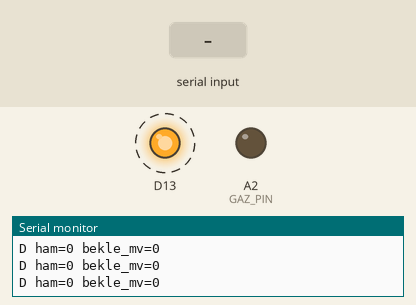
Simulated run of this program. Board: STM32 Nucleo. Shown: output pins drawn as LEDs (lit = HIGH), the last lines printed to the serial monitor. Dashed ring = blinking. The inputs (shaded band) are chosen by the test bench.

Above: at 1.2 s.
1.3 s: "r90\n" received over Serial
At 2.4 s:
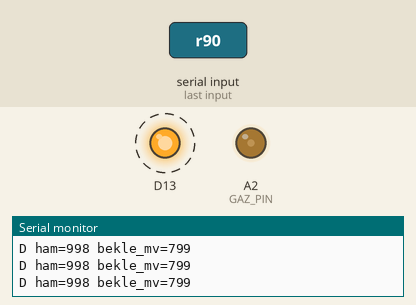
4.3 s: "d90\n" received over Serial
At 5.25 s:
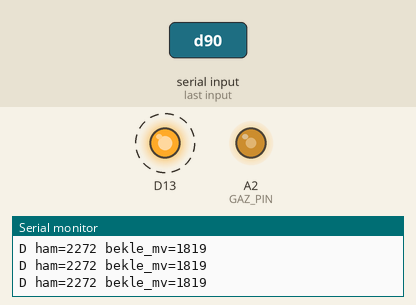
7.3 s: "t90\n" received over Serial
At 8.25 s:
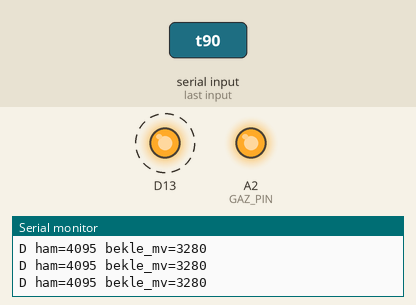
10.3 s: "r:45\n" received over Serial
At 10.75 s:
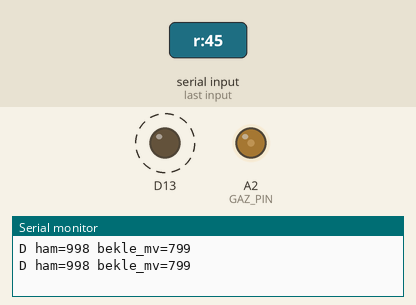
13.3 s: "d:45\n" received over Serial
At 13.9 s:
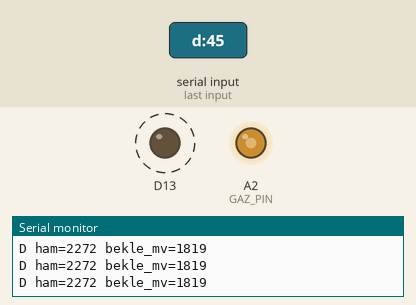
Timing chart, 0 to 17.3 s (numbered marks = the images above; inputs shaded):
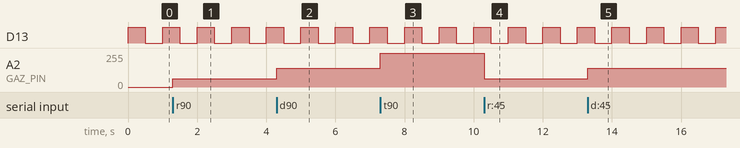

Measured:
- after the input at 1.3 s, A2 (GAZ_PIN): 0/255 → 62/255 at once
- after the input at 4.3 s, A2 (GAZ_PIN): 62/255 → 141/255 at once
- after the input at 7.3 s, A2 (GAZ_PIN): 141/255 → 255/255 at once
- after the input at 10.3 s, A2 (GAZ_PIN): 255/255 → 62/255 at once
- after the input at 13.3 s, A2 (GAZ_PIN): 62/255 → 141/255 at once
- by itself, D13: alternates HIGH for 0.50 s and LOW for 0.50 s

The program:

main.cpp
```cpp
// (licence header left out)
#include <Arduino.h>

static const uint32_t GAZ_PIN = PA4;
static const float    VREF    = 3.28f;      // OLCULDU 30 Agu: AVDD (CN12-7) = 3,28 V

static uint16_t ham = 0;

static uint16_t volt_to_ham(float v) {
  float h = (v / VREF) * 4095.0f;
  if (h < 0)    h = 0;
  if (h > 4095) h = 4095;
  return (uint16_t)h;
}

static void yaz(uint16_t deger, const __FlashStringHelper *ne) {
  if (deger > 4095) deger = 4095;
  ham = deger;
  analogWrite(GAZ_PIN, ham);
  // mV'yi tam sayi olarak bildir (newlib-nano'da float printf kapali)
  const uint32_t mv = (uint32_t)((ham * VREF * 1000.0f) / 4095.0f);
  Serial.print(F("yazildi ham=")); Serial.print(ham);
  Serial.print(F("  beklenen=")); Serial.print(mv); Serial.print(F(" mV  <- "));
  Serial.println(ne);
}

void setup() {
  Serial.begin(115200);
  analogWriteResolution(12);
  pinMode(LED_GREEN, OUTPUT);

  Serial.println();
  Serial.println(F("GAZ DAC testi — PA4 (CN11-32)"));
  Serial.println(F("⚠ Kontrolcu BAGLI OLMAMALI."));
  Serial.println(F("Multimetre: PA4 (CN11-32) <-> GND (CN8-11)"));
  Serial.println(F("Once VDDA'yi olc: 3V3 (CN8-7) <-> GND. Formulun tabani o."));
  yaz(0, F("baslangic - taban olcumu"));
}

void loop() {
  digitalWrite(LED_GREEN, (millis() % 1000) < 500);

  if (Serial.available()) {
    String s = Serial.readStringUntil('\n');
    s.trim();
    if (s.length() == 0) return;

    const char k = s[0];
    if (k == '0')      yaz(0,                    F("TABAN - gercek min olculecek"));
    else if (k == 'r') yaz(volt_to_ham(0.80f),   F("rolanti 0,80 V"));
    else if (k == 'd') yaz(volt_to_ham(1.82f),   F("%30 guc 1,82 V"));
    else if (k == 'k') yaz(volt_to_ham(2.33f),   F("%45 guc 2,33 V"));
    else if (k == 't') yaz(4095,                 F("TAVAN - gercek max olculecek"));
    else if (k == 'h') {                          // h:<ham deger>
      const int i = s.indexOf(':');
      if (i > 0) yaz((uint16_t)s.substring(i + 1).toInt(), F("elle"));
    }
  }

  static uint32_t t = 0;
  if (millis() - t >= 200) {
    t = millis();
    const uint32_t mv = (uint32_t)((ham * VREF * 1000.0f) / 4095.0f);
    Serial.print(F("D ham=")); Serial.print(ham);
    Serial.print(F(" bekle_mv=")); Serial.println(mv);
  }
}
```
